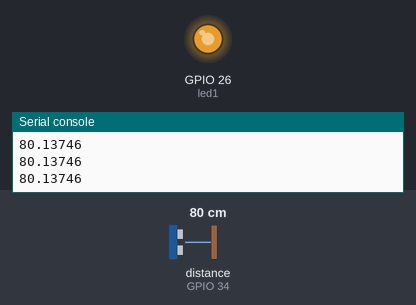
Simulated run of this program. Board: ESP32 board running MicroPython. Parts: output pins drawn as LEDs (lit = HIGH), the last lines printed to the serial console. The inputs (shaded band) are chosen by the test bench; at power-on: distance to the obstacle (sensor on GPIO 34) 80 cm. The echo pulse lasts 58.3 µs per cm; library files of the repository ran but are not shown: hcsr04.py; pins used as bus, display or sensor lines are not drawn.

Above: at 1.2 s.
1.3 s: distance to the obstacle (sensor on GPIO 34) set to 2 cm
At 2.5 s:
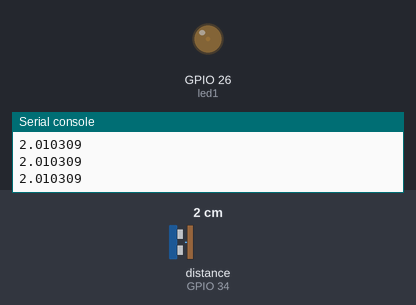
2.8 s: distance to the obstacle (sensor on GPIO 34) set to 35 cm
At 3.3 s:
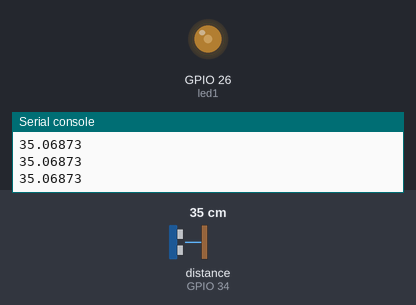
4.3 s: distance to the obstacle (sensor on GPIO 34) set to 60 cm
At 5.3 s:
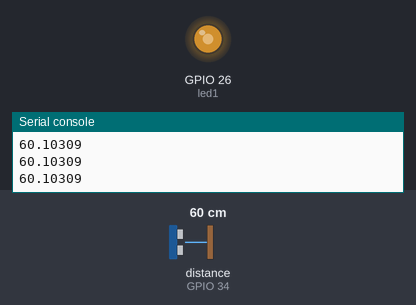
Timing chart, 0 to 7.3 s (numbered marks = the images above; inputs shaded):
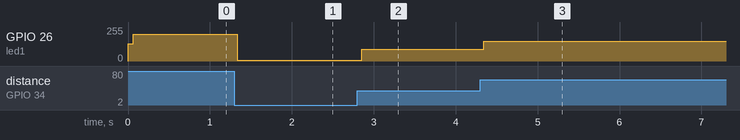

The program:

oevelse1_2.py
```python
from hcsr04 import HCSR04
from machine import Pin, PWM
from time import ticks_ms, sleep_ms

led1 = PWM(Pin(26, Pin.OUT))

"""
1.2 - prøv at styre lysintensitet med PWM på LED1, så lysintensitet øges
jo længere væk noget er fra educaboard.

"""
usonic = HCSR04(trigger_pin=15, echo_pin=34, echo_timeout_us=10000)

start = ticks_ms()
delay_ms = 50

while True:
    if ticks_ms() - start > delay_ms:
        distance = usonic.distance_cm()
        print(distance)
        if distance > 0 and distance < 100:
            led1.duty(int(distance * 10))

        start = ticks_ms()
    sleep_ms(10)
```

Measured:
- after the input at 1.3 s, GPIO 26 (led1): 200/255 → 5/255 at once
- after the input at 2.8 s, GPIO 26 (led1): 5/255 → 87/255 after 0.05 s
- after the input at 4.3 s, GPIO 26 (led1): 87/255 → 150/255 at once
